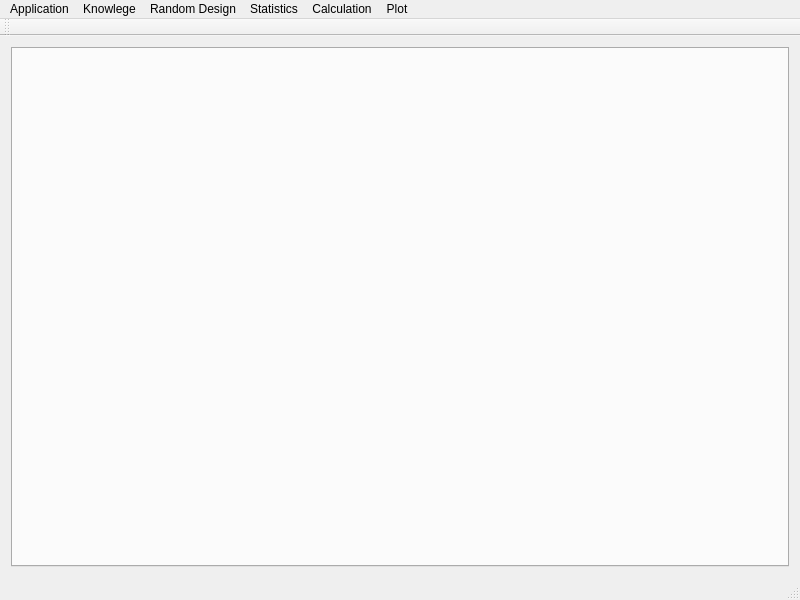
<?xml version="1.0" encoding="UTF-8"?>
<ui version="4.0">
 <class>MainWindow</class>
 <widget class="QMainWindow" name="MainWindow">
  <property name="geometry">
   <rect>
    <x>0</x>
    <y>0</y>
    <width>800</width>
    <height>600</height>
   </rect>
  </property>
  <property name="windowTitle">
   <string>MainWindow</string>
  </property>
  <widget class="QWidget" name="centralWidget">
   <layout class="QGridLayout" name="gridLayout">
    <item row="0" column="0">
     <widget class="QTabWidget" name="tabWidget">
      <property name="contextMenuPolicy">
       <enum>Qt::ActionsContextMenu</enum>
      </property>
      <property name="tabsClosable">
       <bool>false</bool>
      </property>
     </widget>
    </item>
   </layout>
  </widget>
  <widget class="QMenuBar" name="menuBar">
   <property name="geometry">
    <rect>
     <x>0</x>
     <y>0</y>
     <width>800</width>
     <height>26</height>
    </rect>
   </property>
   <widget class="QMenu" name="menuApplication">
    <property name="title">
     <string>Application</string>
    </property>
    <addaction name="actionnew"/>
    <addaction name="actionopen"/>
    <addaction name="actioninformation"/>
    <addaction name="actionQuit"/>
   </widget>
   <widget class="QMenu" name="menuKnowlege">
    <property name="title">
     <string>Knowlege</string>
    </property>
    <addaction name="actionDocumentation"/>
    <addaction name="actionRelative_Covariance"/>
    <addaction name="actionDistribution"/>
   </widget>
   <widget class="QMenu" name="menuRandom_Design">
    <property name="title">
     <string>Random Design</string>
    </property>
    <addaction name="actionSimple_Ramdom_Sampling"/>
    <addaction name="actionLatin_Ramdom_Sampling"/>
   </widget>
   <widget class="QMenu" name="menuStatistics">
    <property name="title">
     <string>Statistics</string>
    </property>
   </widget>
   <widget class="QMenu" name="menuCalculation">
    <property name="title">
     <string>Calculation</string>
    </property>
   </widget>
   <widget class="QMenu" name="menuPlot">
    <property name="title">
     <string>Plot</string>
    </property>
   </widget>
   <addaction name="menuApplication"/>
   <addaction name="menuKnowlege"/>
   <addaction name="menuRandom_Design"/>
   <addaction name="menuStatistics"/>
   <addaction name="menuCalculation"/>
   <addaction name="menuPlot"/>
  </widget>
  <widget class="QToolBar" name="mainToolBar">
   <attribute name="toolBarArea">
    <enum>TopToolBarArea</enum>
   </attribute>
   <attribute name="toolBarBreak">
    <bool>false</bool>
   </attribute>
  </widget>
  <widget class="QStatusBar" name="statusBar"/>
  <action name="actionnew">
   <property name="text">
    <string>new</string>
   </property>
  </action>
  <action name="actionopen">
   <property name="text">
    <string>open</string>
   </property>
  </action>
  <action name="actioninformation">
   <property name="text">
    <string>information</string>
   </property>
  </action>
  <action name="actionQuit">
   <property name="text">
    <string>Quit</string>
   </property>
  </action>
  <action name="actionDocumentation">
   <property name="text">
    <string>Documentation</string>
   </property>
  </action>
  <action name="actionRelative_Covariance">
   <property name="text">
    <string>Relative Covariance</string>
   </property>
  </action>
  <action name="actionDistribution">
   <property name="text">
    <string>Distribution</string>
   </property>
  </action>
  <action name="actionSimple_Ramdom_Sampling">
   <property name="text">
    <string>Simple Ramdom Sampling</string>
   </property>
  </action>
  <action name="actionLatin_Ramdom_Sampling">
   <property name="text">
    <string>Latin Ramdom Sampling</string>
   </property>
  </action>
 </widget>
 <layoutdefault spacing="6" margin="11"/>
 <resources/>
 <connections/>
</ui>
